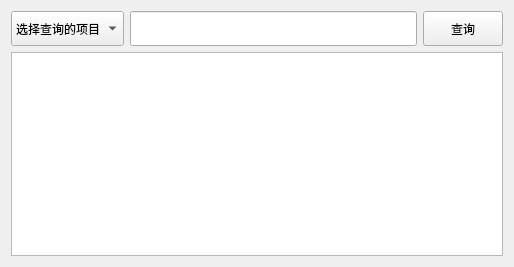
<?xml version="1.0" encoding="UTF-8"?>
<ui version="4.0">
 <class>SearchMeeting</class>
 <widget class="QWidget" name="SearchMeeting">
  <property name="geometry">
   <rect>
    <x>0</x>
    <y>0</y>
    <width>514</width>
    <height>267</height>
   </rect>
  </property>
  <property name="windowTitle">
   <string>Form</string>
  </property>
  <layout class="QVBoxLayout" name="verticalLayout">
   <item>
    <layout class="QHBoxLayout" name="horizontalLayout">
     <item>
      <widget class="QComboBox" name="comboBox">
       <property name="minimumSize">
        <size>
         <width>0</width>
         <height>35</height>
        </size>
       </property>
       <item>
        <property name="text">
         <string>选择查询的项目</string>
        </property>
       </item>
       <item>
        <property name="text">
         <string>会议名称</string>
        </property>
       </item>
       <item>
        <property name="text">
         <string>会议发起人</string>
        </property>
       </item>
       <item>
        <property name="text">
         <string>会议描述</string>
        </property>
       </item>
      </widget>
     </item>
     <item>
      <widget class="QLineEdit" name="lineEdit">
       <property name="minimumSize">
        <size>
         <width>0</width>
         <height>35</height>
        </size>
       </property>
      </widget>
     </item>
     <item>
      <widget class="QPushButton" name="ok_btn">
       <property name="minimumSize">
        <size>
         <width>0</width>
         <height>35</height>
        </size>
       </property>
       <property name="text">
        <string>查询</string>
       </property>
      </widget>
     </item>
    </layout>
   </item>
   <item>
    <widget class="QTableView" name="tableView"/>
   </item>
  </layout>
 </widget>
 <resources/>
 <connections/>
</ui>
